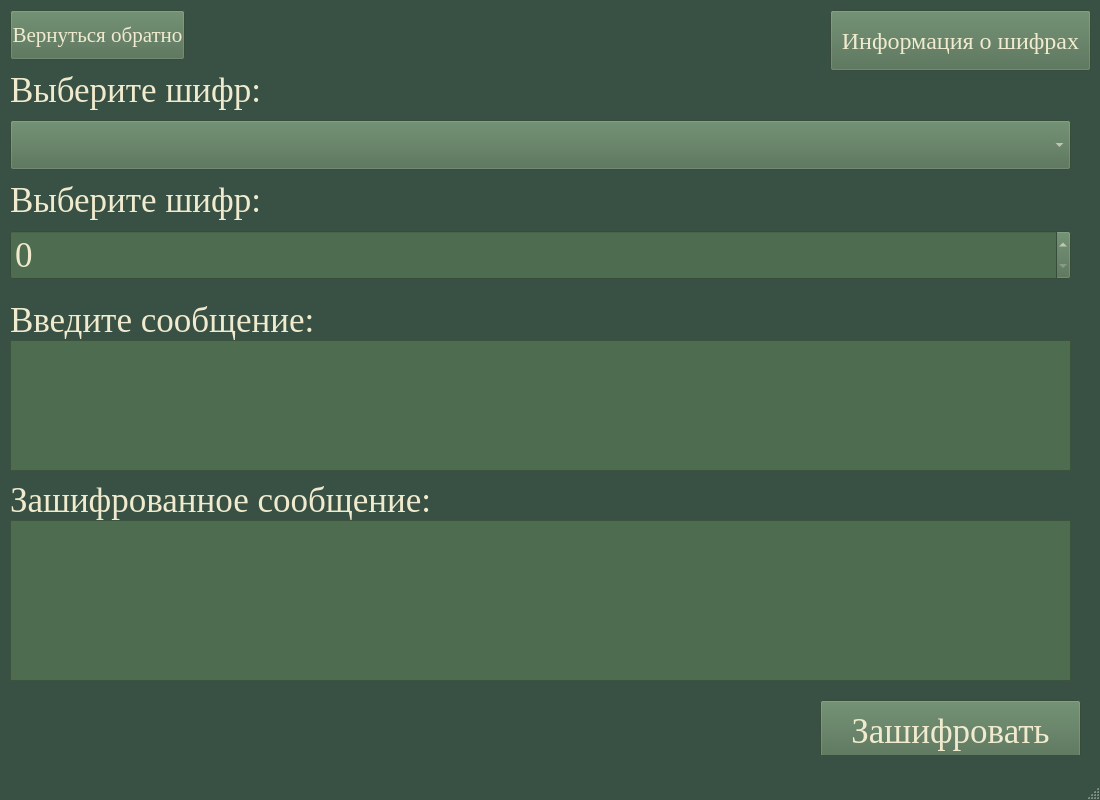
<?xml version="1.0" encoding="UTF-8"?>
<ui version="4.0">
 <class>MainWindow</class>
 <widget class="QMainWindow" name="MainWindow">
  <property name="geometry">
   <rect>
    <x>0</x>
    <y>0</y>
    <width>1100</width>
    <height>800</height>
   </rect>
  </property>
  <property name="palette">
   <palette>
    <active>
     <colorrole role="WindowText">
      <brush brushstyle="SolidPattern">
       <color alpha="255">
        <red>240</red>
        <green>235</green>
        <blue>206</blue>
       </color>
      </brush>
     </colorrole>
     <colorrole role="Base">
      <brush brushstyle="SolidPattern">
       <color alpha="255">
        <red>255</red>
        <green>255</green>
        <blue>255</blue>
       </color>
      </brush>
     </colorrole>
     <colorrole role="Window">
      <brush brushstyle="SolidPattern">
       <color alpha="255">
        <red>57</red>
        <green>81</green>
        <blue>68</blue>
       </color>
      </brush>
     </colorrole>
    </active>
    <inactive>
     <colorrole role="WindowText">
      <brush brushstyle="SolidPattern">
       <color alpha="255">
        <red>240</red>
        <green>235</green>
        <blue>206</blue>
       </color>
      </brush>
     </colorrole>
     <colorrole role="Base">
      <brush brushstyle="SolidPattern">
       <color alpha="255">
        <red>255</red>
        <green>255</green>
        <blue>255</blue>
       </color>
      </brush>
     </colorrole>
     <colorrole role="Window">
      <brush brushstyle="SolidPattern">
       <color alpha="255">
        <red>57</red>
        <green>81</green>
        <blue>68</blue>
       </color>
      </brush>
     </colorrole>
    </inactive>
    <disabled>
     <colorrole role="WindowText">
      <brush brushstyle="SolidPattern">
       <color alpha="255">
        <red>120</red>
        <green>120</green>
        <blue>120</blue>
       </color>
      </brush>
     </colorrole>
     <colorrole role="Base">
      <brush brushstyle="SolidPattern">
       <color alpha="255">
        <red>57</red>
        <green>81</green>
        <blue>68</blue>
       </color>
      </brush>
     </colorrole>
     <colorrole role="Window">
      <brush brushstyle="SolidPattern">
       <color alpha="255">
        <red>57</red>
        <green>81</green>
        <blue>68</blue>
       </color>
      </brush>
     </colorrole>
    </disabled>
   </palette>
  </property>
  <property name="font">
   <font>
    <family>Times New Roman</family>
    <pointsize>26</pointsize>
   </font>
  </property>
  <property name="windowTitle">
   <string>Шифрование</string>
  </property>
  <widget class="QWidget" name="centralwidget">
   <widget class="QComboBox" name="comboBox">
    <property name="geometry">
     <rect>
      <x>10</x>
      <y>120</y>
      <width>1061</width>
      <height>50</height>
     </rect>
    </property>
    <property name="palette">
     <palette>
      <active>
       <colorrole role="WindowText">
        <brush brushstyle="SolidPattern">
         <color alpha="255">
          <red>240</red>
          <green>235</green>
          <blue>206</blue>
         </color>
        </brush>
       </colorrole>
       <colorrole role="Button">
        <brush brushstyle="SolidPattern">
         <color alpha="255">
          <red>78</red>
          <green>108</green>
          <blue>80</blue>
         </color>
        </brush>
       </colorrole>
       <colorrole role="Text">
        <brush brushstyle="SolidPattern">
         <color alpha="255">
          <red>240</red>
          <green>235</green>
          <blue>206</blue>
         </color>
        </brush>
       </colorrole>
       <colorrole role="BrightText">
        <brush brushstyle="SolidPattern">
         <color alpha="255">
          <red>89</red>
          <green>69</green>
          <blue>69</blue>
         </color>
        </brush>
       </colorrole>
       <colorrole role="ButtonText">
        <brush brushstyle="SolidPattern">
         <color alpha="255">
          <red>240</red>
          <green>235</green>
          <blue>206</blue>
         </color>
        </brush>
       </colorrole>
       <colorrole role="Base">
        <brush brushstyle="SolidPattern">
         <color alpha="255">
          <red>78</red>
          <green>108</green>
          <blue>80</blue>
         </color>
        </brush>
       </colorrole>
       <colorrole role="Window">
        <brush brushstyle="SolidPattern">
         <color alpha="255">
          <red>78</red>
          <green>108</green>
          <blue>80</blue>
         </color>
        </brush>
       </colorrole>
       <colorrole role="Shadow">
        <brush brushstyle="SolidPattern">
         <color alpha="255">
          <red>240</red>
          <green>235</green>
          <blue>206</blue>
         </color>
        </brush>
       </colorrole>
       <colorrole role="Highlight">
        <brush brushstyle="SolidPattern">
         <color alpha="255">
          <red>78</red>
          <green>108</green>
          <blue>80</blue>
         </color>
        </brush>
       </colorrole>
       <colorrole role="HighlightedText">
        <brush brushstyle="SolidPattern">
         <color alpha="255">
          <red>89</red>
          <green>69</green>
          <blue>69</blue>
         </color>
        </brush>
       </colorrole>
      </active>
      <inactive>
       <colorrole role="WindowText">
        <brush brushstyle="SolidPattern">
         <color alpha="255">
          <red>240</red>
          <green>235</green>
          <blue>206</blue>
         </color>
        </brush>
       </colorrole>
       <colorrole role="Button">
        <brush brushstyle="SolidPattern">
         <color alpha="255">
          <red>78</red>
          <green>108</green>
          <blue>80</blue>
         </color>
        </brush>
       </colorrole>
       <colorrole role="Text">
        <brush brushstyle="SolidPattern">
         <color alpha="255">
          <red>240</red>
          <green>235</green>
          <blue>206</blue>
         </color>
        </brush>
       </colorrole>
       <colorrole role="BrightText">
        <brush brushstyle="SolidPattern">
         <color alpha="255">
          <red>89</red>
          <green>69</green>
          <blue>69</blue>
         </color>
        </brush>
       </colorrole>
       <colorrole role="ButtonText">
        <brush brushstyle="SolidPattern">
         <color alpha="255">
          <red>240</red>
          <green>235</green>
          <blue>206</blue>
         </color>
        </brush>
       </colorrole>
       <colorrole role="Base">
        <brush brushstyle="SolidPattern">
         <color alpha="255">
          <red>78</red>
          <green>108</green>
          <blue>80</blue>
         </color>
        </brush>
       </colorrole>
       <colorrole role="Window">
        <brush brushstyle="SolidPattern">
         <color alpha="255">
          <red>78</red>
          <green>108</green>
          <blue>80</blue>
         </color>
        </brush>
       </colorrole>
       <colorrole role="Shadow">
        <brush brushstyle="SolidPattern">
         <color alpha="255">
          <red>105</red>
          <green>105</green>
          <blue>105</blue>
         </color>
        </brush>
       </colorrole>
       <colorrole role="Highlight">
        <brush brushstyle="SolidPattern">
         <color alpha="255">
          <red>78</red>
          <green>108</green>
          <blue>80</blue>
         </color>
        </brush>
       </colorrole>
       <colorrole role="HighlightedText">
        <brush brushstyle="SolidPattern">
         <color alpha="255">
          <red>89</red>
          <green>69</green>
          <blue>69</blue>
         </color>
        </brush>
       </colorrole>
      </inactive>
      <disabled>
       <colorrole role="WindowText">
        <brush brushstyle="SolidPattern">
         <color alpha="255">
          <red>240</red>
          <green>235</green>
          <blue>206</blue>
         </color>
        </brush>
       </colorrole>
       <colorrole role="Button">
        <brush brushstyle="SolidPattern">
         <color alpha="255">
          <red>78</red>
          <green>108</green>
          <blue>80</blue>
         </color>
        </brush>
       </colorrole>
       <colorrole role="Text">
        <brush brushstyle="SolidPattern">
         <color alpha="255">
          <red>240</red>
          <green>235</green>
          <blue>206</blue>
         </color>
        </brush>
       </colorrole>
       <colorrole role="BrightText">
        <brush brushstyle="SolidPattern">
         <color alpha="255">
          <red>89</red>
          <green>69</green>
          <blue>69</blue>
         </color>
        </brush>
       </colorrole>
       <colorrole role="ButtonText">
        <brush brushstyle="SolidPattern">
         <color alpha="255">
          <red>240</red>
          <green>235</green>
          <blue>206</blue>
         </color>
        </brush>
       </colorrole>
       <colorrole role="Base">
        <brush brushstyle="SolidPattern">
         <color alpha="255">
          <red>78</red>
          <green>108</green>
          <blue>80</blue>
         </color>
        </brush>
       </colorrole>
       <colorrole role="Window">
        <brush brushstyle="SolidPattern">
         <color alpha="255">
          <red>78</red>
          <green>108</green>
          <blue>80</blue>
         </color>
        </brush>
       </colorrole>
       <colorrole role="Shadow">
        <brush brushstyle="SolidPattern">
         <color alpha="255">
          <red>0</red>
          <green>0</green>
          <blue>0</blue>
         </color>
        </brush>
       </colorrole>
       <colorrole role="Highlight">
        <brush brushstyle="SolidPattern">
         <color alpha="230">
          <red>255</red>
          <green>248</green>
          <blue>234</blue>
         </color>
        </brush>
       </colorrole>
       <colorrole role="HighlightedText">
        <brush brushstyle="SolidPattern">
         <color alpha="255">
          <red>89</red>
          <green>69</green>
          <blue>69</blue>
         </color>
        </brush>
       </colorrole>
      </disabled>
     </palette>
    </property>
    <property name="font">
     <font>
      <family>Times New Roman</family>
      <pointsize>28</pointsize>
     </font>
    </property>
    <property name="styleSheet">
     <string notr="true">background-color: rgb(78, 108, 80); 
color: rgb(240, 235, 206);</string>
    </property>
   </widget>
   <widget class="QLabel" name="label">
    <property name="geometry">
     <rect>
      <x>10</x>
      <y>70</y>
      <width>252</width>
      <height>40</height>
     </rect>
    </property>
    <property name="text">
     <string>Выберите шифр:</string>
    </property>
   </widget>
   <widget class="QLabel" name="label_2">
    <property name="geometry">
     <rect>
      <x>10</x>
      <y>300</y>
      <width>302</width>
      <height>40</height>
     </rect>
    </property>
    <property name="text">
     <string>Введите сообщение:</string>
    </property>
   </widget>
   <widget class="QPlainTextEdit" name="plainTextEdit">
    <property name="geometry">
     <rect>
      <x>10</x>
      <y>340</y>
      <width>1061</width>
      <height>131</height>
     </rect>
    </property>
    <property name="styleSheet">
     <string notr="true">background-color: rgb(78, 108, 80); 
color: rgb(240, 235, 206);</string>
    </property>
    <property name="plainText">
     <string/>
    </property>
   </widget>
   <widget class="QPushButton" name="pushButton">
    <property name="geometry">
     <rect>
      <x>10</x>
      <y>10</y>
      <width>175</width>
      <height>50</height>
     </rect>
    </property>
    <property name="palette">
     <palette>
      <active>
       <colorrole role="WindowText">
        <brush brushstyle="SolidPattern">
         <color alpha="255">
          <red>240</red>
          <green>235</green>
          <blue>206</blue>
         </color>
        </brush>
       </colorrole>
       <colorrole role="Button">
        <brush brushstyle="SolidPattern">
         <color alpha="255">
          <red>78</red>
          <green>108</green>
          <blue>80</blue>
         </color>
        </brush>
       </colorrole>
       <colorrole role="Text">
        <brush brushstyle="SolidPattern">
         <color alpha="255">
          <red>240</red>
          <green>235</green>
          <blue>206</blue>
         </color>
        </brush>
       </colorrole>
       <colorrole role="ButtonText">
        <brush brushstyle="SolidPattern">
         <color alpha="255">
          <red>240</red>
          <green>235</green>
          <blue>206</blue>
         </color>
        </brush>
       </colorrole>
       <colorrole role="Base">
        <brush brushstyle="SolidPattern">
         <color alpha="255">
          <red>78</red>
          <green>108</green>
          <blue>80</blue>
         </color>
        </brush>
       </colorrole>
       <colorrole role="Window">
        <brush brushstyle="SolidPattern">
         <color alpha="255">
          <red>78</red>
          <green>108</green>
          <blue>80</blue>
         </color>
        </brush>
       </colorrole>
      </active>
      <inactive>
       <colorrole role="WindowText">
        <brush brushstyle="SolidPattern">
         <color alpha="255">
          <red>240</red>
          <green>235</green>
          <blue>206</blue>
         </color>
        </brush>
       </colorrole>
       <colorrole role="Button">
        <brush brushstyle="SolidPattern">
         <color alpha="255">
          <red>78</red>
          <green>108</green>
          <blue>80</blue>
         </color>
        </brush>
       </colorrole>
       <colorrole role="Text">
        <brush brushstyle="SolidPattern">
         <color alpha="255">
          <red>240</red>
          <green>235</green>
          <blue>206</blue>
         </color>
        </brush>
       </colorrole>
       <colorrole role="ButtonText">
        <brush brushstyle="SolidPattern">
         <color alpha="255">
          <red>240</red>
          <green>235</green>
          <blue>206</blue>
         </color>
        </brush>
       </colorrole>
       <colorrole role="Base">
        <brush brushstyle="SolidPattern">
         <color alpha="255">
          <red>78</red>
          <green>108</green>
          <blue>80</blue>
         </color>
        </brush>
       </colorrole>
       <colorrole role="Window">
        <brush brushstyle="SolidPattern">
         <color alpha="255">
          <red>78</red>
          <green>108</green>
          <blue>80</blue>
         </color>
        </brush>
       </colorrole>
      </inactive>
      <disabled>
       <colorrole role="WindowText">
        <brush brushstyle="SolidPattern">
         <color alpha="255">
          <red>240</red>
          <green>235</green>
          <blue>206</blue>
         </color>
        </brush>
       </colorrole>
       <colorrole role="Button">
        <brush brushstyle="SolidPattern">
         <color alpha="255">
          <red>78</red>
          <green>108</green>
          <blue>80</blue>
         </color>
        </brush>
       </colorrole>
       <colorrole role="Text">
        <brush brushstyle="SolidPattern">
         <color alpha="255">
          <red>240</red>
          <green>235</green>
          <blue>206</blue>
         </color>
        </brush>
       </colorrole>
       <colorrole role="ButtonText">
        <brush brushstyle="SolidPattern">
         <color alpha="255">
          <red>240</red>
          <green>235</green>
          <blue>206</blue>
         </color>
        </brush>
       </colorrole>
       <colorrole role="Base">
        <brush brushstyle="SolidPattern">
         <color alpha="255">
          <red>78</red>
          <green>108</green>
          <blue>80</blue>
         </color>
        </brush>
       </colorrole>
       <colorrole role="Window">
        <brush brushstyle="SolidPattern">
         <color alpha="255">
          <red>78</red>
          <green>108</green>
          <blue>80</blue>
         </color>
        </brush>
       </colorrole>
      </disabled>
     </palette>
    </property>
    <property name="font">
     <font>
      <family>Times New Roman</family>
      <pointsize>16</pointsize>
     </font>
    </property>
    <property name="styleSheet">
     <string notr="true">color: rgb(240, 235, 206);
background-color: rgb(78, 108, 80);</string>
    </property>
    <property name="text">
     <string>Вернуться обратно</string>
    </property>
   </widget>
   <widget class="QPushButton" name="pushButton_2">
    <property name="geometry">
     <rect>
      <x>820</x>
      <y>700</y>
      <width>261</width>
      <height>61</height>
     </rect>
    </property>
    <property name="palette">
     <palette>
      <active>
       <colorrole role="WindowText">
        <brush brushstyle="SolidPattern">
         <color alpha="255">
          <red>240</red>
          <green>235</green>
          <blue>206</blue>
         </color>
        </brush>
       </colorrole>
       <colorrole role="Button">
        <brush brushstyle="SolidPattern">
         <color alpha="255">
          <red>78</red>
          <green>108</green>
          <blue>80</blue>
         </color>
        </brush>
       </colorrole>
       <colorrole role="Text">
        <brush brushstyle="SolidPattern">
         <color alpha="255">
          <red>240</red>
          <green>235</green>
          <blue>206</blue>
         </color>
        </brush>
       </colorrole>
       <colorrole role="ButtonText">
        <brush brushstyle="SolidPattern">
         <color alpha="255">
          <red>240</red>
          <green>235</green>
          <blue>206</blue>
         </color>
        </brush>
       </colorrole>
       <colorrole role="Base">
        <brush brushstyle="SolidPattern">
         <color alpha="255">
          <red>78</red>
          <green>108</green>
          <blue>80</blue>
         </color>
        </brush>
       </colorrole>
       <colorrole role="Window">
        <brush brushstyle="SolidPattern">
         <color alpha="255">
          <red>78</red>
          <green>108</green>
          <blue>80</blue>
         </color>
        </brush>
       </colorrole>
      </active>
      <inactive>
       <colorrole role="WindowText">
        <brush brushstyle="SolidPattern">
         <color alpha="255">
          <red>240</red>
          <green>235</green>
          <blue>206</blue>
         </color>
        </brush>
       </colorrole>
       <colorrole role="Button">
        <brush brushstyle="SolidPattern">
         <color alpha="255">
          <red>78</red>
          <green>108</green>
          <blue>80</blue>
         </color>
        </brush>
       </colorrole>
       <colorrole role="Text">
        <brush brushstyle="SolidPattern">
         <color alpha="255">
          <red>240</red>
          <green>235</green>
          <blue>206</blue>
         </color>
        </brush>
       </colorrole>
       <colorrole role="ButtonText">
        <brush brushstyle="SolidPattern">
         <color alpha="255">
          <red>240</red>
          <green>235</green>
          <blue>206</blue>
         </color>
        </brush>
       </colorrole>
       <colorrole role="Base">
        <brush brushstyle="SolidPattern">
         <color alpha="255">
          <red>78</red>
          <green>108</green>
          <blue>80</blue>
         </color>
        </brush>
       </colorrole>
       <colorrole role="Window">
        <brush brushstyle="SolidPattern">
         <color alpha="255">
          <red>78</red>
          <green>108</green>
          <blue>80</blue>
         </color>
        </brush>
       </colorrole>
      </inactive>
      <disabled>
       <colorrole role="WindowText">
        <brush brushstyle="SolidPattern">
         <color alpha="255">
          <red>240</red>
          <green>235</green>
          <blue>206</blue>
         </color>
        </brush>
       </colorrole>
       <colorrole role="Button">
        <brush brushstyle="SolidPattern">
         <color alpha="255">
          <red>78</red>
          <green>108</green>
          <blue>80</blue>
         </color>
        </brush>
       </colorrole>
       <colorrole role="Text">
        <brush brushstyle="SolidPattern">
         <color alpha="255">
          <red>240</red>
          <green>235</green>
          <blue>206</blue>
         </color>
        </brush>
       </colorrole>
       <colorrole role="ButtonText">
        <brush brushstyle="SolidPattern">
         <color alpha="255">
          <red>240</red>
          <green>235</green>
          <blue>206</blue>
         </color>
        </brush>
       </colorrole>
       <colorrole role="Base">
        <brush brushstyle="SolidPattern">
         <color alpha="255">
          <red>78</red>
          <green>108</green>
          <blue>80</blue>
         </color>
        </brush>
       </colorrole>
       <colorrole role="Window">
        <brush brushstyle="SolidPattern">
         <color alpha="255">
          <red>78</red>
          <green>108</green>
          <blue>80</blue>
         </color>
        </brush>
       </colorrole>
      </disabled>
     </palette>
    </property>
    <property name="font">
     <font>
      <family>Times New Roman</family>
      <pointsize>26</pointsize>
     </font>
    </property>
    <property name="styleSheet">
     <string notr="true">color: rgb(240, 235, 206);
background-color: rgb(78, 108, 80);</string>
    </property>
    <property name="text">
     <string>Зашифровать</string>
    </property>
   </widget>
   <widget class="QLabel" name="label_3">
    <property name="geometry">
     <rect>
      <x>10</x>
      <y>180</y>
      <width>252</width>
      <height>40</height>
     </rect>
    </property>
    <property name="text">
     <string>Выберите шифр:</string>
    </property>
   </widget>
   <widget class="QSpinBox" name="spinBox">
    <property name="geometry">
     <rect>
      <x>10</x>
      <y>230</y>
      <width>1061</width>
      <height>50</height>
     </rect>
    </property>
    <property name="styleSheet">
     <string notr="true">background-color: rgb(78, 108, 80); 
color: rgb(240, 235, 206);</string>
    </property>
   </widget>
   <widget class="QPlainTextEdit" name="plainTextEdit_2">
    <property name="enabled">
     <bool>true</bool>
    </property>
    <property name="geometry">
     <rect>
      <x>10</x>
      <y>520</y>
      <width>1061</width>
      <height>161</height>
     </rect>
    </property>
    <property name="styleSheet">
     <string notr="true">background-color: rgb(78, 108, 80); 
color: rgb(240, 235, 206);</string>
    </property>
    <property name="plainText">
     <string/>
    </property>
   </widget>
   <widget class="QLabel" name="label_4">
    <property name="geometry">
     <rect>
      <x>10</x>
      <y>480</y>
      <width>421</width>
      <height>40</height>
     </rect>
    </property>
    <property name="text">
     <string>Зашифрованное сообщение:</string>
    </property>
   </widget>
   <widget class="QPushButton" name="pushButton_3">
    <property name="geometry">
     <rect>
      <x>830</x>
      <y>10</y>
      <width>261</width>
      <height>61</height>
     </rect>
    </property>
    <property name="font">
     <font>
      <pointsize>18</pointsize>
     </font>
    </property>
    <property name="styleSheet">
     <string notr="true">color: rgb(240, 235, 206);
background-color: rgb(78, 108, 80);</string>
    </property>
    <property name="text">
     <string>Информация о шифрах</string>
    </property>
   </widget>
  </widget>
  <widget class="QMenuBar" name="menubar">
   <property name="geometry">
    <rect>
     <x>0</x>
     <y>0</y>
     <width>1100</width>
     <height>21</height>
    </rect>
   </property>
  </widget>
  <widget class="QStatusBar" name="statusbar"/>
 </widget>
 <resources/>
 <connections/>
</ui>
